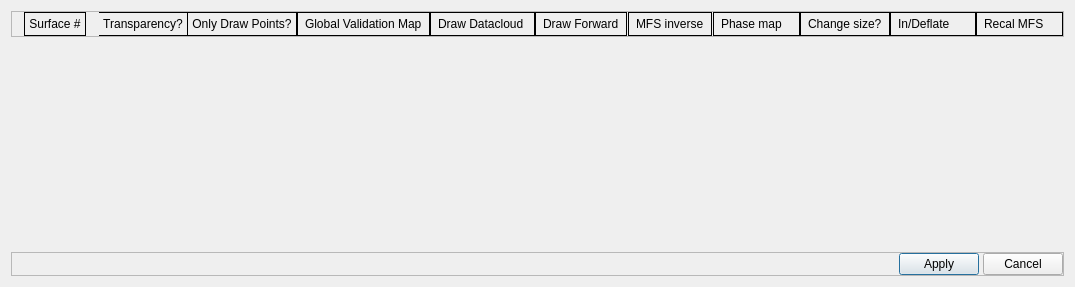
<?xml version="1.0" encoding="UTF-8"?>
<ui version="4.0">
 <class>DrawTransparentPoints</class>
 <widget class="QDialog" name="DrawTransparentPoints">
  <property name="geometry">
   <rect>
    <x>0</x>
    <y>0</y>
    <width>1075</width>
    <height>287</height>
   </rect>
  </property>
  <property name="windowTitle">
   <string>Show Surface</string>
  </property>
  <property name="styleSheet">
   <string notr="true"/>
  </property>
  <property name="modal">
   <bool>true</bool>
  </property>
  <layout class="QVBoxLayout" name="verticalLayout">
   <item>
    <widget class="QFrame" name="headerFrame">
     <property name="styleSheet">
      <string notr="true">#surfHeaderLabel, #TransparencyLabel,#ActivationmapLabel, #DrawPointsLabel #DrawDatacloudLabel,#DrawForwardLabel, #MFSinverseLabel{
}

#surfHeaderLabel {
padding: 4px;
border: 1px solid black;
border-left-width: 1px;
}

#DrawPointsLabel {
padding: 4px;
border: 1px solid black;
border-left-width: 0px;
}

#TransparencyLabel{
padding: 4px;
border: 1px solid black;
border-left-width: 0px;
}

#ActivationmapLabel{
padding: 4px;
border: 1px solid black;

}

#DrawDatacloudLabel{
padding: 4px;
border: 1px solid black;

}

#DrawForwardLabel{
padding: 4px;
border: 1px solid black;

}

#MFSinverseLabel{
padding: 4px;
border: 1px solid black;
border-right-width: 1px solid black;
}

#InDeQuestion{
padding: 4px;
border: 1px solid black;
border-right-width: 1px solid black;
}

#InflateDeflate{
padding: 4px;
border: 1px solid black;
border-right-width: 1px solid black;
}

#RecalMFS{
padding: 4px;
border: 1px solid black;
border-right-width: 1px solid black;
}

#phasemaplabel{
padding: 4px;
border: 1px solid black;
border-right-width: 1px solid black;
}




</string>
     </property>
     <property name="frameShape">
      <enum>QFrame::StyledPanel</enum>
     </property>
     <property name="frameShadow">
      <enum>QFrame::Raised</enum>
     </property>
     <layout class="QGridLayout" name="gridLayout">
      <property name="leftMargin">
       <number>0</number>
      </property>
      <property name="topMargin">
       <number>0</number>
      </property>
      <property name="rightMargin">
       <number>0</number>
      </property>
      <property name="bottomMargin">
       <number>0</number>
      </property>
      <property name="spacing">
       <number>0</number>
      </property>
      <item row="0" column="3" alignment="Qt::AlignHCenter|Qt::AlignVCenter">
       <widget class="QLabel" name="ActivationmapLabel">
        <property name="text">
         <string>Global Validation Map</string>
        </property>
       </widget>
      </item>
      <item row="0" column="4" alignment="Qt::AlignHCenter">
       <widget class="QLabel" name="DrawDatacloudLabel">
        <property name="text">
         <string>Draw Datacloud </string>
        </property>
       </widget>
      </item>
      <item row="0" column="0" alignment="Qt::AlignHCenter">
       <widget class="QLabel" name="surfHeaderLabel">
        <property name="styleSheet">
         <string notr="true">border-left-color: rgb(0, 0, 0);</string>
        </property>
        <property name="frameShape">
         <enum>QFrame::NoFrame</enum>
        </property>
        <property name="frameShadow">
         <enum>QFrame::Plain</enum>
        </property>
        <property name="text">
         <string>Surface #</string>
        </property>
        <property name="alignment">
         <set>Qt::AlignCenter</set>
        </property>
       </widget>
      </item>
      <item row="0" column="6" alignment="Qt::AlignHCenter">
       <widget class="QLabel" name="MFSinverseLabel">
        <property name="text">
         <string>MFS inverse</string>
        </property>
       </widget>
      </item>
      <item row="0" column="2" alignment="Qt::AlignHCenter">
       <widget class="QLabel" name="DrawPointsLabel">
        <property name="styleSheet">
         <string notr="true">border-color: rgb(0, 0, 0);
border-right-color: rgb(0, 0, 0);</string>
        </property>
        <property name="frameShape">
         <enum>QFrame::NoFrame</enum>
        </property>
        <property name="frameShadow">
         <enum>QFrame::Plain</enum>
        </property>
        <property name="text">
         <string>Only Draw Points?</string>
        </property>
        <property name="alignment">
         <set>Qt::AlignCenter</set>
        </property>
       </widget>
      </item>
      <item row="0" column="1" alignment="Qt::AlignHCenter">
       <widget class="QLabel" name="TransparencyLabel">
        <property name="styleSheet">
         <string notr="true">border-right-color: rgb(0, 0, 0);</string>
        </property>
        <property name="frameShape">
         <enum>QFrame::NoFrame</enum>
        </property>
        <property name="frameShadow">
         <enum>QFrame::Plain</enum>
        </property>
        <property name="text">
         <string>Transparency?</string>
        </property>
        <property name="alignment">
         <set>Qt::AlignCenter</set>
        </property>
       </widget>
      </item>
      <item row="0" column="5" alignment="Qt::AlignHCenter">
       <widget class="QLabel" name="DrawForwardLabel">
        <property name="text">
         <string>Draw Forward</string>
        </property>
       </widget>
      </item>
      <item row="0" column="9">
       <widget class="QLabel" name="InflateDeflate">
        <property name="text">
         <string>In/Deflate </string>
        </property>
       </widget>
      </item>
      <item row="0" column="8">
       <widget class="QLabel" name="InDeQuestion">
        <property name="text">
         <string>Change size?</string>
        </property>
       </widget>
      </item>
      <item row="0" column="10">
       <widget class="QLabel" name="RecalMFS">
        <property name="text">
         <string>Recal MFS</string>
        </property>
       </widget>
      </item>
      <item row="0" column="7">
       <widget class="QLabel" name="phasemaplabel">
        <property name="text">
         <string>Phase map</string>
        </property>
       </widget>
      </item>
     </layout>
    </widget>
   </item>
   <item>
    <spacer name="verticalSpacer">
     <property name="orientation">
      <enum>Qt::Vertical</enum>
     </property>
     <property name="sizeHint" stdset="0">
      <size>
       <width>20</width>
       <height>40</height>
      </size>
     </property>
    </spacer>
   </item>
   <item>
    <widget class="QFrame" name="frame">
     <property name="frameShape">
      <enum>QFrame::StyledPanel</enum>
     </property>
     <property name="frameShadow">
      <enum>QFrame::Raised</enum>
     </property>
     <layout class="QHBoxLayout" name="horizontalLayout">
      <property name="spacing">
       <number>4</number>
      </property>
      <property name="leftMargin">
       <number>0</number>
      </property>
      <property name="topMargin">
       <number>0</number>
      </property>
      <property name="rightMargin">
       <number>0</number>
      </property>
      <property name="bottomMargin">
       <number>0</number>
      </property>
      <item>
       <spacer name="horizontalSpacer">
        <property name="orientation">
         <enum>Qt::Horizontal</enum>
        </property>
        <property name="sizeHint" stdset="0">
         <size>
          <width>40</width>
          <height>20</height>
         </size>
        </property>
       </spacer>
      </item>
      <item>
       <widget class="QPushButton" name="applyButton">
        <property name="text">
         <string>Apply</string>
        </property>
       </widget>
      </item>
      <item>
       <widget class="QPushButton" name="cancelButton">
        <property name="text">
         <string>Cancel</string>
        </property>
       </widget>
      </item>
     </layout>
    </widget>
   </item>
  </layout>
 </widget>
 <resources/>
 <connections/>
</ui>
